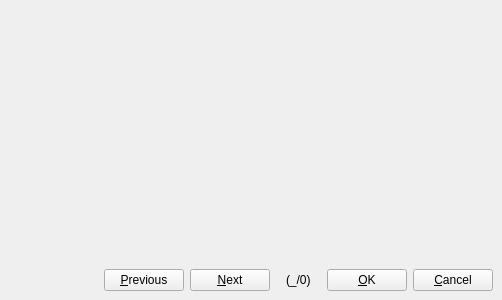
<?xml version="1.0" encoding="UTF-8"?>
<ui version="4.0">
 <class>ManyToOneWidget</class>
 <widget class="QWidget" name="ManyToOneWidget">
  <property name="geometry">
   <rect>
    <x>0</x>
    <y>0</y>
    <width>502</width>
    <height>300</height>
   </rect>
  </property>
  <property name="windowTitle">
   <string>OpenERP - Link</string>
  </property>
  <layout class="QVBoxLayout">
   <property name="spacing">
    <number>6</number>
   </property>
   <property name="margin">
    <number>9</number>
   </property>
   <item>
    <widget class="Screen" name="screen" native="true">
     <property name="sizePolicy">
      <sizepolicy hsizetype="Expanding" vsizetype="Expanding">
       <horstretch>0</horstretch>
       <verstretch>0</verstretch>
      </sizepolicy>
     </property>
    </widget>
   </item>
   <item>
    <layout class="QHBoxLayout">
     <property name="spacing">
      <number>6</number>
     </property>
     <property name="margin">
      <number>0</number>
     </property>
     <item>
      <spacer>
       <property name="orientation">
        <enum>Qt::Horizontal</enum>
       </property>
       <property name="sizeHint" stdset="0">
        <size>
         <width>40</width>
         <height>20</height>
        </size>
       </property>
      </spacer>
     </item>
     <item>
      <widget class="QPushButton" name="pushPrevious">
       <property name="text">
        <string>&amp;Previous</string>
       </property>
       <property name="icon">
        <iconset resource="common.qrc">
         <normaloff>:/images/previous.png</normaloff>:/images/previous.png</iconset>
       </property>
      </widget>
     </item>
     <item>
      <widget class="QPushButton" name="pushNext">
       <property name="text">
        <string>&amp;Next</string>
       </property>
       <property name="icon">
        <iconset resource="common.qrc">
         <normaloff>:/images/next.png</normaloff>:/images/next.png</iconset>
       </property>
      </widget>
     </item>
     <item>
      <spacer name="horizontalSpacer_2">
       <property name="orientation">
        <enum>Qt::Horizontal</enum>
       </property>
       <property name="sizeType">
        <enum>QSizePolicy::Fixed</enum>
       </property>
       <property name="sizeHint" stdset="0">
        <size>
         <width>10</width>
         <height>10</height>
        </size>
       </property>
      </spacer>
     </item>
     <item>
      <widget class="QLabel" name="uiPosition">
       <property name="text">
        <string>(_/0)</string>
       </property>
      </widget>
     </item>
     <item>
      <spacer name="horizontalSpacer">
       <property name="orientation">
        <enum>Qt::Horizontal</enum>
       </property>
       <property name="sizeType">
        <enum>QSizePolicy::Fixed</enum>
       </property>
       <property name="sizeHint" stdset="0">
        <size>
         <width>10</width>
         <height>20</height>
        </size>
       </property>
      </spacer>
     </item>
     <item>
      <widget class="QPushButton" name="pushOk">
       <property name="text">
        <string>&amp;OK</string>
       </property>
       <property name="icon">
        <iconset resource="common.qrc">
         <normaloff>:/images/ok.png</normaloff>:/images/ok.png</iconset>
       </property>
      </widget>
     </item>
     <item>
      <widget class="QPushButton" name="pushCancel">
       <property name="text">
        <string>&amp;Cancel</string>
       </property>
       <property name="icon">
        <iconset resource="common.qrc">
         <normaloff>:/images/cancel.png</normaloff>:/images/cancel.png</iconset>
       </property>
      </widget>
     </item>
    </layout>
   </item>
  </layout>
 </widget>
 <customwidgets>
  <customwidget>
   <class>Screen</class>
   <extends>QWidget</extends>
   <header>Koo.Screen.Screen</header>
   <container>1</container>
  </customwidget>
 </customwidgets>
 <resources>
  <include location="common.qrc"/>
 </resources>
 <connections/>
</ui>
